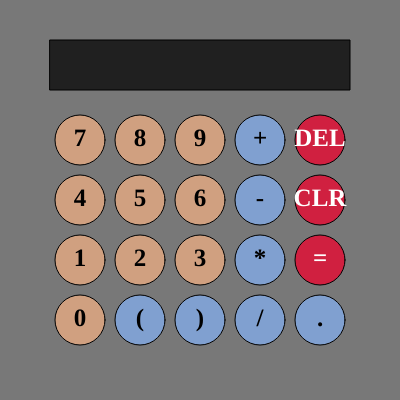
Frame 1 (no input)
Frame 60 (no input): identical to frame 1, image omitted
Frame 120 (the mouse pressed at the canvas centre since frame 60): identical to frame 1, image omitted

The p5.js sketch that drew this single still picture (run headless with seeded random() and noise() and a simulated clock; from frame 60 on, the mouse is pressed at the canvas centre):

// p5.js sketch
// ── sketch.js
let mInserts = new Array(17);
let mSpecialButtons = new Array(3);
let mTextDisplayer = new TextDisplayer(50, 40, 300, 50, '#202020', '#40b040');

function setup() {
  createCanvas(400, 400);
  textAlign(CENTER, CENTER);
  textStyle(BOLD);
  textSize(25);
  textFont("Consolas")
  
  let buttonSize = 10+40;
  let offSetX = width/2-2*buttonSize*1.2;
  let offSetY = height/2+buttonSize*1.2;
  
  mInserts[0] = new Button(offSetX, offSetY+buttonSize*1.2, buttonSize, '0', '#d0a080', '#000000');
  for(let i = 0; i < 3; i++){
    for(let j = 0; j < 3; j++){
      mInserts[i*3+j+1] = new Button(offSetX+j*buttonSize*1.2, offSetY-i*buttonSize*1.2, buttonSize, i*3+j+1, '#d0a080', '#000000');
    }
  }
  
  let symbols = ['+', '-', '*', '/'];
  for(let i = 0; i < 4; i++){
    mInserts[10+i] = new Button(offSetX+3*buttonSize*1.2, offSetY+(i-2)*buttonSize*1.2, buttonSize, symbols[i], '#80a0d0', '#000000');
  }
  
  symbols = ['(', ')'];
  for(let i = 0; i < 2; i++){
    mInserts[14+i] = new Button(offSetX+(i+1)*buttonSize*1.2, offSetY+buttonSize*1.2, buttonSize, symbols[i], '#80a0d0', '#000000');
  }
  
  mInserts[16] = new Button(offSetX+4*buttonSize*1.2, offSetY+1*buttonSize*1.2, buttonSize, ".", '#80a0d0', '#000000');
  
  mSpecialButtons[0] = new Button(offSetX+4*buttonSize*1.2, offSetY-2*buttonSize*1.2, buttonSize, "DEL", '#d02040', '#fff');
  
  mSpecialButtons[1] = new Button(offSetX+4*buttonSize*1.2, offSetY-1*buttonSize*1.2, buttonSize, "CLR", '#d02040', '#fff');
  
  mSpecialButtons[2] = new Button(offSetX+4*buttonSize*1.2, offSetY, buttonSize, "=", '#d02040', '#fff');

  /*
  let test = "(((2+3))+2)+3";
  console.log(depurate(test));
  mTextDisplayer.insertCharacter(test);
  */
}

function draw() {
  background(120, 120, 120);

  mTextDisplayer.display();
  
  for(let button of mInserts){
    button.display();
  }
  
  for(let button of mSpecialButtons){
    button.display();
  }
}

function mouseClicked(){
  for(let button of mInserts){
    if(button.isClicked(mouseX, mouseY)){
      mTextDisplayer.insertCharacter(button.txt);
      break;
    }
  }
  
  for(let button of mSpecialButtons){
    if(button.isClicked(mouseX, mouseY)){
      if(button.txt === "DEL"){
        mTextDisplayer.eraseCharacter();
      } else if (button.txt === "CLR"){
        mTextDisplayer.clearText();        
      } else if (button.txt === "="){
        
        let error = checkErrors(mTextDisplayer.txt);
        if(error !== 0){
          prompt("ERROR: "+error);
        } else {
          mTextDisplayer.txt = ''+getNumberFromOperation(mTextDisplayer.txt);
        }
      }
      
      break;
    }
  }
}

function checkErrors(txt){
  let parenthesys = 0;
  for(let i = 0; i < txt.length; i++){
    if(txt[i] === '('){
      parenthesys++;
    }
    else if(txt[i] === ')'){
      parenthesys--;
    }
  }
  
  if(parenthesys !== 0) return "Falta paréntesis";
  else return 0;
}

// ── button.js
class Button{
  constructor(x, y, size, txt, buttonColor, textColor){
    this.x = x;
    this.y = y;
    this.size = size;
    this.txt = txt;
    this.buttonColor = buttonColor;
    this.textColor = textColor;
  }
  
  isClicked(pX, pY){
    return ((pow(this.x-pX,2)+pow(this.y-pY,2))<=pow(this.size/2,2));
  }
  
  display(){
    fill(this.buttonColor);
    circle(this.x, this.y, this.size);
    
    textAlign(CENTER);
    fill(this.textColor);
    text(this.txt, this.x, this.y)
  }
}

// ── operationToNumber.js
class ParsedUnit{
  constructor(dataUsed, value, right, left){
    this.dataUsed = dataUsed;
    this.value = value;
    
    this.right = right;
    this.left = left;
  }
}

const dataUsed = {
  OPERATION: Symbol(0),
  NUMBER: Symbol(1)
}

const operations = {
  ADDI: '+',
  SUBS: '-',
  MULT: '*',
  DIVI: '/',
  S_PA: '(',
  E_PA: ')',
}

function getNumberFromOperation(txt){
  let depuratedTxt = depurate(txt);
  let parsedOperation = parse(depuratedTxt);
  
  /*
  console.log(parsedOperation.left.value);
  console.log(parsedOperation.left.dataUsed === dataUsed.NUMBER);
  console.log(parsedOperation.value);
  console.log(parsedOperation.right.value);
  console.log(parsedOperation.right.dataUsed === dataUsed.NUMBER);
  */
  
  let operated = operate(parsedOperation);
  
  return operated;
}

//Transforms an operation string, making it parseable
function depurate(txt){
  
  //Simplifies stacked + and -. For example: "2+-3" or "2-+3", or even "2--++--++++--3"
  for(let i = 0; i < txt.length; i++){
    if(txt[i] === operations.ADDI || txt[i] === operations.SUBS){
      let compoundStart = i;
      let endValue = operations.ADDI;
      
      //We check all the values, changing the symbol when finding a substraction, until we reach something different
      while(i < txt.length && (txt[i] === operations.ADDI || txt[i] === operations.SUBS)){
        if(txt[i] === operations.SUBS){
          if(endValue === operations.ADDI) endValue = operations.SUBS;
          else endValue = operations.ADDI;
        }
        i++;
      }
      
      txt = txt.substr(0, compoundStart) + endValue + txt.substr(i);
      i--; //Needed in order not to skip the next character
    }
  }
  
  //Solves + or - after / or *. For example: "2/-3" -> "2/(0-3)", instead of being operated like "(2/0)-3"
  for(let i = 0; i < txt.length; i++){
    if(txt[i] === operations.MULT || txt[i]===operations.DIVI){
      if(txt[i+1] === operations.ADDI || txt[i+1] === operations.SUBS){
        let numberStart = i+2;
        i=numberStart;
        
        while(i < txt.length && !isNaN(txt[i])) i++;
        
        txt = txt.substr(0, numberStart-1) + "(0" + txt.substr(numberStart-1, i-(numberStart-1)) + ')' + txt.substr(i);
        i--; //Needed in order not to skip the next character
      }
    }
  }
  
  //Simplifies parenthesys. For example: "((2+3))*3" -> "(2+3)*3"
  /*for(let i = 0; i < txt.length; i++){
    if(txt[i] === operations.S_PA){
      i++;
      if(txt[i] === operations.S_PA){
        let start = i-1;
        let missingParenthesys = 2;
        
        while(i < txt.length && missingParenthesys >= 2){
          i++;
          if(txt[i] === operations.S_PA){
            missingParenthesys++;
          }
          else if(txt[i] === operations.E_PA){
            missingParenthesys--;
          }
        }
        
        i++;
        if(txt[i] === operations.E_PA){
          txt = txt.substr(0, start) + txt.substr(start+1, i-start-1) + txt.substr(i+1);
        }
        //In case we missed a parenthesys
        i = start;
      }
    }
  }*/
  
  /*We check for unnecesary parenthesis. For example: "(2+3*(2+2))" -> "2+3*(2+2)"
  if(txt[0] === operations.S_PA){
    let missingParenthesys = 1;
    //We go through every character but the last one (and the first one)
    for(let i = 1; i < txt.length-1 && missingParenthesys >= 1; i++){
      if(txt[i] === operations.S_PA){
        missingParenthesys++;
      } else if (txt[i] === operations.E_PA){
        missingParenthesys--;
      }
    }
    
    //If by the end we're missing a parenthesys, we can assume it's the last one
    if(missingParenthesys === 1){
      txt = txt.substr(1, txt.length-2);
    }
  }*/
  
  return txt;
}

function parse(txt){
  let parsedBaseIndex = getBase(txt);
  
  let parsedUnit;
  
  if(!isNaN(parsedBaseIndex)){
    
    parsedUnit = new ParsedUnit(dataUsed.OPERATION, txt[parsedBaseIndex], null, null);
    parsedUnit.left = parse(txt.slice(0, parsedBaseIndex));
    parsedUnit.right = parse(txt.slice(parsedBaseIndex+1));
  
  } else {
    //We remove parenthesys
    while(txt[0] === '(' || txt[0] === ')') txt = txt.slice(1);
    while(txt[txt.length-1] === '(' || txt[txt.length-1] === ')') txt = txt.slice(0,-1);
    
    parsedUnit = new ParsedUnit(dataUsed.NUMBER, Number(txt), null, null);
  }
  
  
  return parsedUnit;
}

function operate(baseUnit){
  if(baseUnit.dataUsed === dataUsed.NUMBER){
    return baseUnit.value;
  }
  
  let lValue = null, rValue = null;
  
  if(baseUnit.left !== null){
    lValue = operate(baseUnit.left);
  }
  if(baseUnit.right !== null){
    rValue = operate(baseUnit.right);
  }
  
  let result = 0;
  switch(baseUnit.value){
    case operations.ADDI: result = lValue+rValue; break;
    case operations.SUBS: result = lValue-rValue; break;
    case operations.MULT: result = lValue*rValue; break;
    case operations.DIVI: result = lValue/rValue; break;
    default: console.log(baseUnit.value); break;
  }
  
  return result;
}

function getBase(txt){
  let parenthesysDeep = 0;
  
  let currentBase = -1; currentBaseDepth = 1000000;
  let currentOperation = operations.ADDI;
  
  for(let i = txt.length-1; i >= 0; i--){
    let additionOverridePotential = (parenthesysDeep === currentBaseDepth && (currentOperation === operations.DIVI || currentOperation === operations.MULT));
    
    switch(txt[i]){
      case operations.ADDI:
        if(parenthesysDeep < currentBaseDepth || additionOverridePotential) {currentBase = i; currentBaseDepth = parenthesysDeep; currentOperation = operations.ADDI;}
        break;
      case operations.SUBS:
        if(parenthesysDeep < currentBaseDepth || additionOverridePotential) {currentBase = i; currentBaseDepth = parenthesysDeep; currentOperation = operations.SUBS;}
        break;
      case operations.MULT:
        if(parenthesysDeep < currentBaseDepth) {currentBase = i; currentBaseDepth = parenthesysDeep; currentOperation = operations.MULT;}
        break;
      case operations.DIVI:
        if(parenthesysDeep < currentBaseDepth) {currentBase = i; currentBaseDepth = parenthesysDeep; currentOperation = operations.DIVI;}
        break;
      case operations.S_PA: parenthesysDeep--; break;
      case operations.E_PA: parenthesysDeep++; break;
      default: break;
    }    
  }
  
  if(currentBase === -1) return NaN;
  return currentBase;
}

// ── textDisplayer.js
class TextDisplayer{
  constructor(x, y, w, h, backColor, textColor){
    this.x = x;
    this.y = y;
    this.w = w;
    this.h = h;
    this.backColor = backColor;
    this.textColor = textColor;
    
    this.txt = "";
  }
  
  insertCharacter(character){
    this.txt += character;
  }
  
  eraseCharacter(){
    this.txt = this.txt.slice(0, -1);
  }
  
  clearText(){
    this.txt = "";
  }
  
  display(){
    fill(this.backColor);
    rect(this.x, this.y, this.w, this.h);
    
    textAlign(RIGHT);
    fill(this.textColor);
    text(this.txt, this.x, this.y, this.w, this.h);
  }
}
